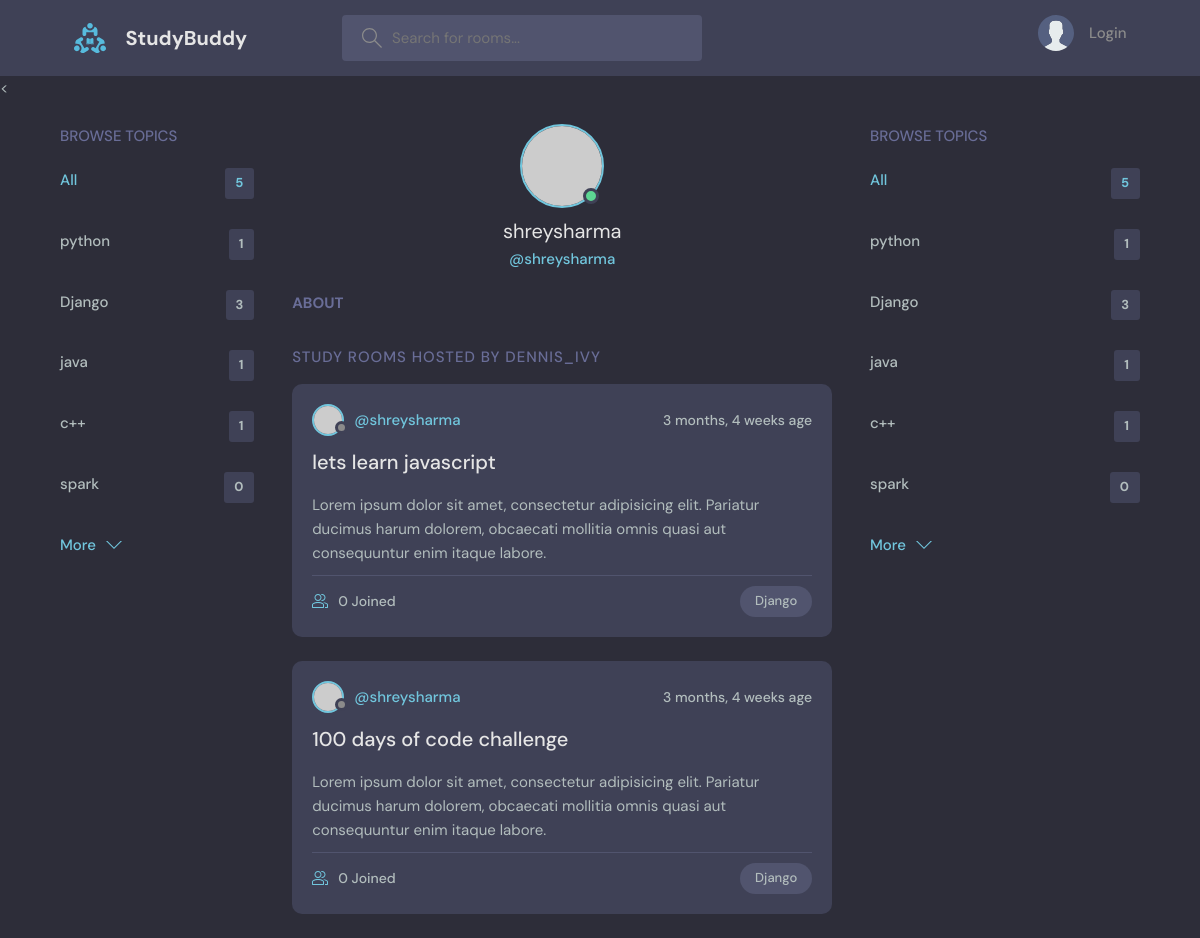
Page /profile/1/ on the committed database.
### base/models.py (models this page shows, shortened)
class Topic(models.Model):
    name = models.CharField(max_length=200)

class Room(models.Model):
    host = models.ForeignKey(User, on_delete=models.SET_NULL, null=True)
    topic = models.ForeignKey(Topic, on_delete=models.SET_NULL, null=True)
    name = models.CharField(max_length=200)
    description = models.TextField(null=True, blank=True)
    participants = models.ManyToManyField(User, related_name='participants', blank=True)
    updated = models.DateTimeField(auto_now=True)
    created = models.DateTimeField(auto_now_add=True) #auto_now_add only takes a timestamp
    class Meta:
        ordering = ['-updated', '-created']

### base/views.py (the view)
# urls.py: path('profile/<str:pk>/', views.userProfile, name='user-profile'),
def userProfile(request, pk):
    user = User.objects.get(id=pk)
    rooms = user.room_set.all()
    room_messages = user.message_set.all()
    topics = Topic.objects.all()
    context = {'user': user, 'rooms': rooms,'room_messages':room_messages, 'topics': topics}
    return render(request, 'base/profile.html', context)

### base/templates/base/profile.html (shortened to what this page needs)
{% extends 'main.html' %}
{% block content %}
  <main class="profile-page layout layout--3">
    <div class="container">
      {% include 'base/topic_components.html' %}
      <div class="roomList">
        <div class="profile">
          <div class="profile__avatar">
            <div class="avatar avatar--large active">
              <img src="https://randomuser.me/api/portraits/men/11.jpg" />
            </div>
          </div>
          <div class="profile__info">
            <h3>{{user.username}}</h3>
            <p>@{{user.username}}</p>
          </div>
          <div class="profile__about">
            <h3>About</h3>
          </div>
        </div>
        <div class="roomList__header">
          <div>
            <h2>Study Rooms Hosted by dennis_ivy</a>
            </h2>
          </div>
        </div>
       {% include 'base/feed_components.html' %}
      </div>
      {% include 'base/topic_components.html' %}
    </div>
  </main>
{% endblock content%}

### base/templates/base/topic_components.html
<div class="topics">
          <div class="topics__header">
            <h2>Browse Topics</h2>
          </div>
          <ul class="topics__list">
            <li>
              <a href="{% url 'home'%}" class="active">All <span>{{topics.count}}</span></a>
            </li>
              {% for topic in topics %}
            <li>
              <a href="{% url 'home' %}?q={{topic.name}} ">{{ topic.name }} <span>{{topic.room_set.all.count}}</span></a>
            </li>
              {% endfor %}
          </ul>
          <a class="btn btn--link" href="topics.html">
            More
            <svg version="1.1" xmlns="http://www.w3.org/2000/svg" width="32" height="32" viewBox="0 0 32 32">
              <title>chevron-down</title>
              <path d="M16 21l-13-13h-3l16 16 16-16h-3l-13 13z"></path>
            </svg>
          </a>
        </div>

### base/templates/base/feed_components.html (shortened to what this page needs)
{% for room in rooms %}
<div class="roomListRoom">
    <div class="roomListRoom__header">
        {% if room.host %}
        <a href="{% url 'user-profile' room.host.id %}" class="roomListRoom__author">
            <div class="avatar avatar--small">
                <img src="https://randomuser.me/api/portraits/women/11.jpg" />
            </div>
            <span>@{{room.host.username}}</span>
        </a>
        {% endif %}
        <div class="roomListRoom__actions">
            <span>{{room.created|timesince}} age</span>
        </div>
    </div>
    <div class="roomListRoom__content">
        <a href="{% url 'room' room.id %}">{{room.name}}</a>
        <p>
            Lorem ipsum dolor sit amet, consectetur adipisicing elit. Pariatur ducimus harum dolorem, obcaecati mollitia omnis quasi aut consequuntur enim itaque labore.
        </p>
    </div>
    <div class="roomListRoom__meta">
        <a href="{% url 'room' room.id %}" class="roomListRoom__joined">
            {{room.participants.all.count}} Joined
        </a>
        <p class="roomListRoom__topic">{{room.topic.name}}</p>
    </div>
</div>
{% endfor %}

### rows in the picture
Topic: name "python", room_set.all.count "1"
Topic: name "Django", room_set.all.count "3"
Topic: name "java", room_set.all.count "1"
Topic: name "c++", room_set.all.count "1"
Topic: name "spark", room_set.all.count "0"
Room: host.username "shreysharma", created "3 months, 4 weeks", name "lets learn javascript", participants.all.count "0", topic.name "Django"
Room: host.username "shreysharma", created "3 months, 4 weeks", name "100 days of code challenge", participants.all.count "0", topic.name "Django"

### other values in the picture
{{ topics.count }} "5 5"
{{ user.username }} "shreysharma"
